Frame 1 (no input): blank canvas, image omitted
Frame 60 (the mouse pressed at the canvas centre just before this capture): blank canvas, image omitted
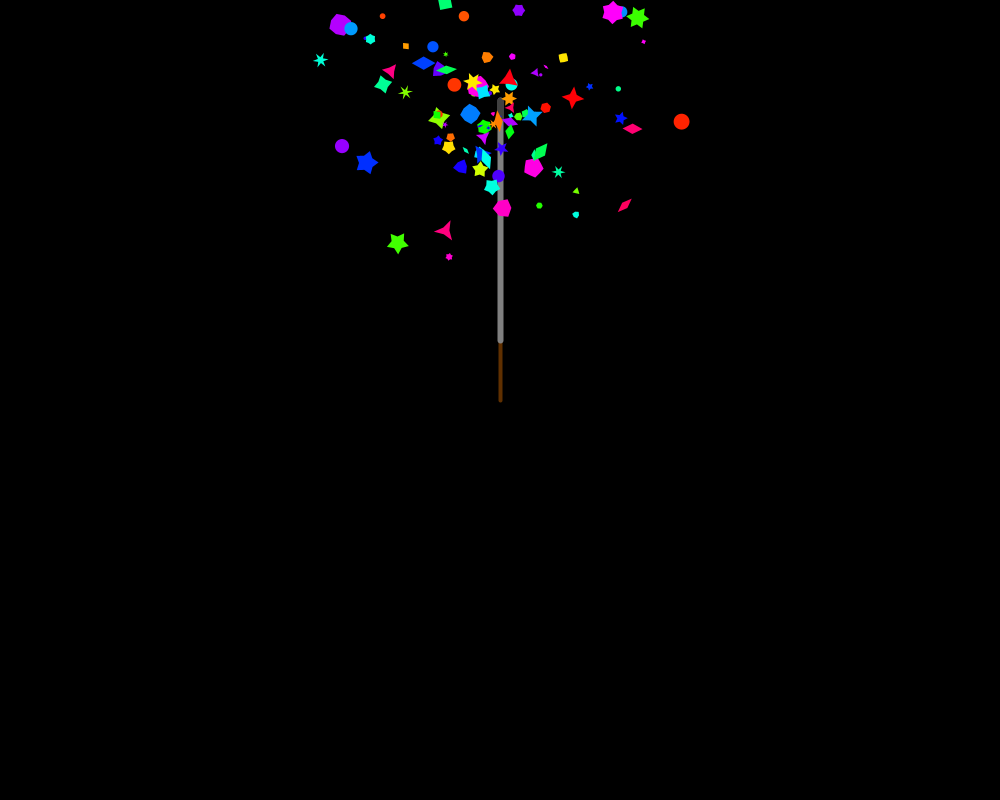
Frame 120 (the mouse held since frame 60 and released just before this capture)

The Processing sketch whose frames 1 and 60 were blank and that drew this single picture after the mouse press (run headless with seeded random() and noise(); from frame 60 on, the mouse is pressed at the canvas centre):

// Processing sketch: Firework_Wand
// ── Firework_Wand.pde
/* A magical firework that burn up into colorful stars
 * By Marinus Bos, 2022
 */

ParticleSystem particleSystem;
Wand wand;

void setup() {
  size(1000, 800);
  
  particleSystem = new ParticleSystem(new PVector(width/2, height/2), 0, 50, 70);
  wand = new Wand(particleSystem, new PVector(width/2, height/2));
}

void draw() {
  background(0);
  wand.update();
  particleSystem.update();
  
  wand.display();
  particleSystem.display();
}

void mouseMoved() {
  PVector cursor = new PVector(mouseX, mouseY);
  wand.move(cursor.copy());
}

void mouseDragged() {
  PVector cursor = new PVector(mouseX, mouseY);
  wand.move(cursor.copy());
}

void mousePressed() {
  wand.ignite();
}

// ── Particle.pde
class Particle {
  /* A particle made out of a random star shape
   * By Marinus Bos, 2022 
   */

  PVector pos;
  PVector vel;
  PVector acc;
  int lifespan;
  PShape shape;
  float rotation;

  Particle(PVector pos, float velocity, int lifespan) {
    //generate the star with a hefty amount of randomness in most variables
    this.pos = pos.copy();
    vel = new PVector(1, 0).setMag(velocity*random(0.2, 2)).rotate(random(0, 2*PI));
    this.lifespan = (int)(lifespan*random(0.2, 2));
    
    acc = new PVector(0, 0);
    
    //generate the random star
    float size = random(5, 25);
    float pointiness = random(.3, .9);
    int starSpikes = (int)random(1, 7);
    colorMode(HSB);
    color fillColor = color((int)random(0, 255), 255, 255);
    noStroke();
    shape = generateStar(starSpikes, pointiness, size, fillColor);
    colorMode(RGB);

    rotation = random(0, PI);
  }

  void update() {
    lifespan -= 1; 

    acc.add(vel.mult(-0.05)); // particle gradually slows down

    vel.add(acc);
    pos.add(vel);
  }

  void display() {
    noStroke();
    shapeMode(CENTER);
    pushMatrix();
    translate(pos.x, pos.y);
    rotate(rotation);
    shape(shape);
    popMatrix();
  }

  boolean isDead() {
    // returns true if the particle is to be destroyed
    if (lifespan > 0) {
      return(false);
    }
    return(true);
  }

  PShape generateStar(int points, float innerSize, float size, color fillColor) {
    /* Generates a PShape of a star
     * Size describes the radius, innerSize is a value between 0 and 1 (or larger) that describes how pointy the star is 
     * By Marinus Bos, 2022 
     */

    PVector center = new PVector(size*.5, size*.5);
    PVector currentPoint = new PVector(0, -size*.5);

    // avoid emptyness on left side of shape, otherwise shape wouldn't be properly centered
    // find the leftmost point of the shape and move the center to put this point at x=0 in the PShape
    float leftMostOuterPointIndex = round(points-points/(float)4);
    PVector leftMostOuterPoint = currentPoint.copy().rotate((PI*2)*(leftMostOuterPointIndex/(float)points)).add(center);
    float leftMostInnerPointIndex = round(points-points/(float)4);
    PVector leftMostInnerPoint = currentPoint.copy().mult(innerSize).rotate(-PI/(float)points+(PI*2)*(leftMostInnerPointIndex/(float)points)).add(center);
    if (leftMostInnerPoint.x < leftMostOuterPoint.x) {
      center.sub(leftMostInnerPoint.x, 0);
    } else {
      center.sub(leftMostOuterPoint.x, 0);
    }

    fill(fillColor);
    PShape s = createShape();
    if (points > 1) {
      s.beginShape();
      for (int point = 0; point < points; point++) {
        //for every spike in the star, create a vector point on the outer edge of the spike and on the inner edge of the inverse spike 
        s.vertex(currentPoint.x+center.x, currentPoint.y+center.y); // outer point
        currentPoint.rotate(PI/(float)points);
        s.vertex(currentPoint.x*innerSize+center.x, currentPoint.y*innerSize+center.y); //inner point
        currentPoint.rotate(PI/(float)points);
      }
      s.endShape(CLOSE);
    } else {
      //if there are less than 1 points default to a circle
      s = createShape(ELLIPSE, 0, 0, size*innerSize, size*innerSize);
    }
    return(s);
  }
}

// ── ParticleSystem.pde
class ParticleSystem {
  /* A controller for creating particles in a spot
   * By Marinus Bos, 2022
   */
  
  ArrayList<Particle> particles = new ArrayList();
  
  PVector pos;
  int particleRate;
  float particleVelocity;
  int particleLifespan;
  
  int timeUntilNextParticle;

  ParticleSystem(PVector pos, int particleRate, float particleVelocity, int particleLifespan) {
    this.pos = pos.copy();
    this.particleRate = particleRate;
    this.particleVelocity = particleVelocity;
    this.particleLifespan = particleLifespan;
  }

  void update() {
    if (particleRate > 0) {
      timeUntilNextParticle -= 1;
      if (timeUntilNextParticle <= 0) {
        particles.add(new Particle(pos.copy(), particleVelocity, particleLifespan));
        timeUntilNextParticle = particleRate;
      }
    }

    for (int i = 0; i < particles.size(); i++) {
      Particle particle = particles.get(i);

      if (particle.isDead()) { 
        // remove dead particles
        particles.remove(i);
        i -= 1; // decrease i to not skip over particle that has moved into position i
      } else {
        // update surviving particles
        particle.update();
      }
    }
  }

  void display() {
    for (Particle particle : particles) {
      particle.display();
    }
  }

  void setParticleRate(int particleRate) {
    this.particleRate = particleRate;
  }
  
  void burst(int amount, float velMag, int lifespan) {
    for(int i = 0; i < amount; i++) {
      particles.add(new Particle(pos.copy(), velMag, lifespan));
    }
  }

  void move(PVector pos) {
    this.pos = pos.copy();
  }
}

// ── Wand.pde
class Wand {
  /* Wand that burns into a fire of particles
   * By Marinus Bos, 2022
   */
  ParticleSystem particleSystem;

  PVector pos;
  PVector endOffset;
  PVector flameOffset;
  float flameOffsetMag;
  int flameAge;
  Boolean flameEnabled;

  final float shortestLength = 0.2;

  Wand(ParticleSystem particleSystem, PVector pos) {
    this.pos = pos.copy();
    this.particleSystem = particleSystem;

    endOffset = new PVector(0, -300); // offset from wand position to tip of wand
    flameOffset = endOffset.copy();
    flameAge = 0;
    flameEnabled = false;
  }

  void update() {
    if(flameEnabled) {
      flameAge += 1;
      flameOffsetMag = 1-flameAge*0.001;
      flameOffset = getFlameOffset(flameOffsetMag);
      if (flameOffsetMag > shortestLength) {
        particleSystem.move(pos.copy().add(flameOffset));
      } else {
        particleSystem.setParticleRate(0);
        flameEnabled = false;
      }
    }
  }

  void display() {
    pushMatrix();
    translate(pos.x, pos.y);
    
    // draw the stick of the wand
    stroke(#603000);
    strokeWeight(4);
    line(0, 0, endOffset.x, endOffset.y);
    
    // draw the burnable part of the wand
    stroke(#808080);
    strokeWeight(6);
    PVector flameEndOffset = getFlameOffset(shortestLength); // get the point at which the flame dies
    line(flameEndOffset.x, flameEndOffset.y, endOffset.x, endOffset.y);
    
    // draw the burned part of the wand
    if(flameAge > 0) {
      stroke(#404040);
      strokeWeight(6);
      line(flameOffset.x, flameOffset.y, endOffset.x, endOffset.y);
    }
    
    popMatrix();
  }

  void move(PVector pos) {
    this.pos = pos.copy();
  }

  void ignite() {
    flameEnabled = true;
    flameAge = 0;
    flameOffsetMag = 1;
    flameOffset = getFlameOffset(flameOffsetMag);
    particleSystem.pos = pos.copy().add(flameOffset);
    particleSystem.particleRate = 2;
    particleSystem.burst(100, 100, 100);
  }

  PVector getFlameOffset(float offsetMag) {
    return(endOffset.copy().mult(offsetMag));
  }
}
